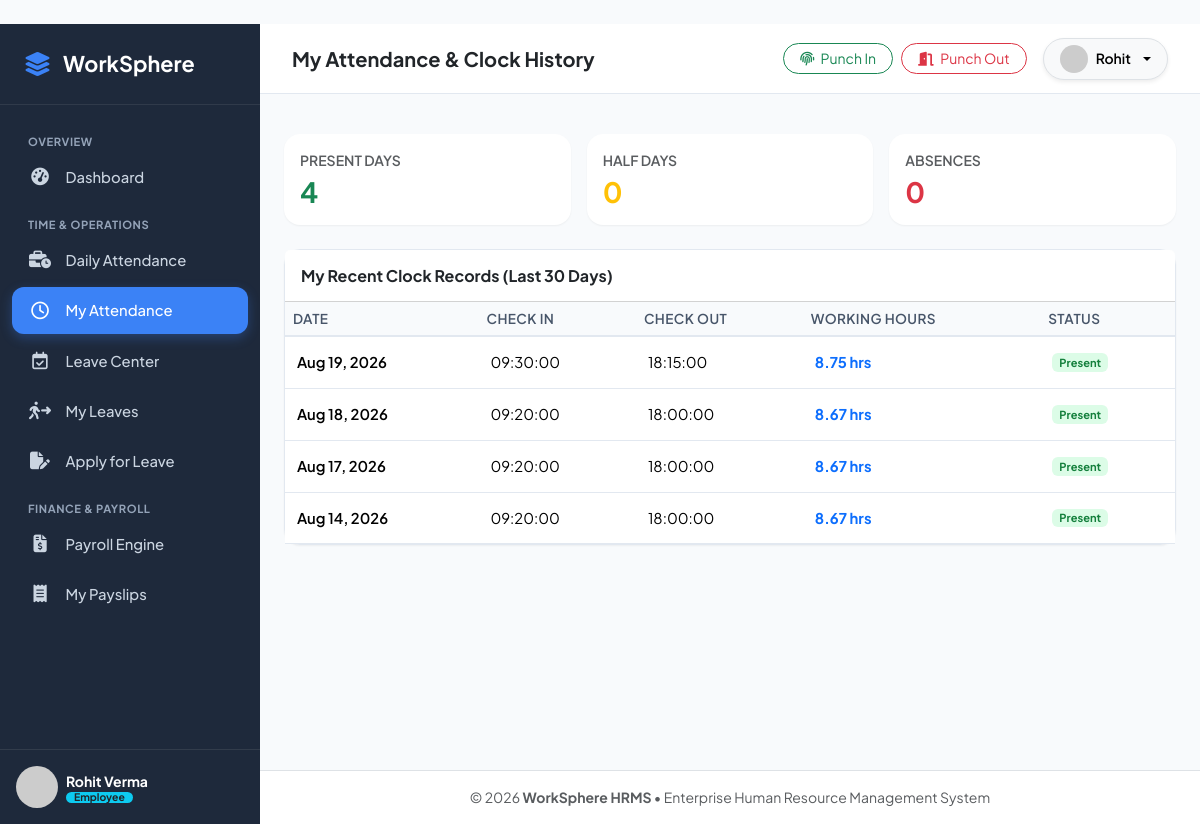
Screenshot of /attendance/my/ (signed in) with the database file from the repository.
### accounts/models.py (models this page shows, shortened)
class User(AbstractUser):
    role = models.CharField(
        max_length=20,
        choices=UserRole.choices,
        default=UserRole.EMPLOYEE,
        help_text="Role determining access permissions within WorkSphere."
    )
    phone = models.CharField(max_length=20, blank=True, null=True)
    profile_picture = models.ImageField(upload_to='avatars/', blank=True, null=True)
    is_verified = models.BooleanField(default=True)
    created_at = models.DateTimeField(auto_now_add=True)
    updated_at = models.DateTimeField(auto_now=True)
    @property
    def get_role_badge(self):
        badges = {
            UserRole.ADMIN: 'bg-danger',
            UserRole.HR: 'bg-primary',
            UserRole.EMPLOYEE: 'bg-info text-dark',
        }
        return badges.get(self.role, 'bg-secondary')
    @property
    def get_avatar_url(self):
        if self.profile_picture and hasattr(self.profile_picture, 'url'):
            return self.profile_picture.url
        return f"https://ui-avatars.com/api/?name={self.get_full_name() or self.username}&background=2563eb&color=fff"

### attendance/models.py (models this page shows, shortened)
class Attendance(models.Model):
    employee = models.ForeignKey(
        Employee,
        on_delete=models.CASCADE,
        related_name='attendances'
    )
    date = models.DateField(default=date.today)
    check_in = models.TimeField(null=True, blank=True)
    check_out = models.TimeField(null=True, blank=True)
    status = models.CharField(
        max_length=20,
        choices=AttendanceStatus.choices,
        default=AttendanceStatus.PRESENT
    )
    working_hours = models.DecimalField(
        max_digits=5,
        decimal_places=2,
        default=0.00,
        help_text="Calculated total working hours"
    )
    notes = models.CharField(max_length=255, blank=True)
    ip_address = models.GenericIPAddressField(null=True, blank=True)
    created_at = models.DateTimeField(auto_now_add=True)
    updated_at = models.DateTimeField(auto_now=True)
    class Meta:
        unique_together = ['employee', 'date']
        ordering = ['-date', 'employee__employee_id']
    @property
    def get_status_badge(self):
        badges = {
            AttendanceStatus.PRESENT: 'badge-present',
            AttendanceStatus.ABSENT: 'badge-absent',
            AttendanceStatus.HALF_DAY: 'badge-halfday',
            AttendanceStatus.LEAVE: 'badge-leave',
            AttendanceStatus.HOLIDAY: 'badge-holiday',
        }
        return badges.get(self.status, 'bg-secondary')

### attendance/views.py (the view)
# urls.py: path('my/', views.my_attendance_view, name='my_attendance'),
@login_required
def my_attendance_view(request):
    if not hasattr(request.user, 'employee_profile'):
        messages.info(request, "You are an administrator without a direct employee log.")
        return redirect('attendance:list')
    employee = request.user.employee_profile
    attendances = Attendance.objects.filter(employee=employee).order_by('-date')[:30]
    total_present = Attendance.objects.filter(employee=employee, status=AttendanceStatus.PRESENT).count()
    total_halfday = Attendance.objects.filter(employee=employee, status=AttendanceStatus.HALF_DAY).count()
    total_absent = Attendance.objects.filter(employee=employee, status=AttendanceStatus.ABSENT).count()
    return render(request, 'attendance/my_attendance.html', {
        'employee': employee,
        'attendances': attendances,
        'total_present': total_present,
        'total_halfday': total_halfday,
        'total_absent': total_absent,
    })

### templates/attendance/my_attendance.html (shortened to what this page needs)
﻿{% extends 'base.html' %}
{% block page_title %}My Attendance & Clock History{% endblock %}
{% block content %}
<div class="row g-3 mb-4">
    <div class="col-sm-4">
        <div class="card card-stat p-3">
            <span class="text-muted small fw-semibold text-uppercase">Present Days</span>
            <h3 class="fw-bold text-success mb-0 mt-1">{{ total_present }}</h3>
        </div>
    </div>
    <div class="col-sm-4">
        <div class="card card-stat p-3">
            <span class="text-muted small fw-semibold text-uppercase">Half Days</span>
            <h3 class="fw-bold text-warning mb-0 mt-1">{{ total_halfday }}</h3>
        </div>
    </div>
    <div class="col-sm-4">
        <div class="card card-stat p-3">
            <span class="text-muted small fw-semibold text-uppercase">Absences</span>
            <h3 class="fw-bold text-danger mb-0 mt-1">{{ total_absent }}</h3>
        </div>
    </div>
</div>
<div class="card card-custom">
    <div class="card-header bg-white p-3">
        <h6 class="fw-bold mb-0 text-dark">My Recent Clock Records (Last 30 Days)</h6>
    </div>
    <div class="table-responsive">
        <table class="table table-custom table-hover align-middle mb-0">
            <thead>
                <tr>
                    <th>Date</th>
                    <th>Check In</th>
                    <th>Check Out</th>
                    <th>Working Hours</th>
                    <th>Status</th>
                </tr>
            </thead>
            <tbody>
                {% for att in attendances %}
                <tr>
                    <td class="fw-semibold">{{ att.date|date:"M d, Y" }}</td>
                    <td>{{ att.check_in|time:"H:i:s"|default:'-' }}</td>
                    <td>{{ att.check_out|time:"H:i:s"|default:'-' }}</td>
                    <td class="fw-bold text-primary">{{ att.working_hours }} hrs</td>
                    <td><span class="badge {{ att.get_status_badge }}">{{ att.get_status_display }}</span></td>
                </tr>
                {% empty %}
                <tr><td colspan="5" class="text-center py-4 text-muted">No attendance logs available.</td></tr>
                {% endfor %}
            </tbody>
        </table>
    </div>
</div>
{% endblock %}

### templates/base.html (shortened to what this page needs)
﻿<!DOCTYPE html>
<html lang="en">
<head>
    <link href="https://cdn.jsdelivr.net/npm/bootstrap@5.3.2/dist/css/bootstrap.min.css" rel="stylesheet">
    <link rel="stylesheet" href="https://cdnjs.cloudflare.com/ajax/libs/font-awesome/6.5.1/css/all.min.css">
    {% load static %}
    <link rel="stylesheet" href="{% static 'css/style.css' %}">
</head>
<body>
    <div id="app-wrapper">
        <aside id="sidebar">
            <div class="sidebar-brand">
                <i class="fa-solid fa-layer-group fs-4"></i>
                <span>WorkSphere</span>
            </div>
            <ul class="sidebar-menu">
                <li class="menu-header">Overview</li>
                <li>
                    <a href="{% url 'dashboard:index' %}" class="sidebar-link {% if request.resolver_match.app_name == 'dashboard' and request.resolver_match.url_name == 'index' %}active{% endif %}">
                        <i class="fa-solid fa-gauge-high"></i>
                        <span>Dashboard</span>
                    </a>
                </li>
                <li class="menu-header">Time & Operations</li>
                <li>
                    <a href="{% url 'attendance:list' %}" class="sidebar-link {% if request.resolver_match.app_name == 'attendance' and request.resolver_match.url_name == 'list' %}active{% endif %}">
                        <i class="fa-solid fa-business-time"></i>
                        <span>Daily Attendance</span>
                    </a>
                </li>
                {% if user.employee_profile %}
                <li>
                    <a href="{% url 'attendance:my_attendance' %}" class="sidebar-link {% if request.resolver_match.url_name == 'my_attendance' %}active{% endif %}">
                        <i class="fa-regular fa-clock"></i>
                        <span>My Attendance</span>
                    </a>
                </li>
                {% endif %}
                <li>
                    <a href="{% url 'leave_management:list' %}" class="sidebar-link {% if request.resolver_match.app_name == 'leave_management' and request.resolver_match.url_name == 'list' %}active{% endif %}">
                        <i class="fa-regular fa-calendar-check"></i>
                        <span>Leave Center</span>
                    </a>
                </li>
                {% if user.employee_profile %}
                <li>
                    <a href="{% url 'leave_management:my_leaves' %}" class="sidebar-link {% if request.resolver_match.url_name == 'my_leaves' %}active{% endif %}">
                        <i class="fa-solid fa-person-walking-arrow-right"></i>
                        <span>My Leaves</span>
                    </a>
                </li>
                <li>
                    <a href="{% url 'leave_management:apply' %}" class="sidebar-link {% if request.resolver_match.url_name == 'apply' %}active{% endif %}">
                        <i class="fa-solid fa-file-pen"></i>
                        <span>Apply for Leave</span>
                    </a>
                </li>
                {% endif %}
                <li class="menu-header">Finance & Payroll</li>
                <li>
                    <a href="{% url 'payroll:list' %}" class="sidebar-link {% if request.resolver_match.app_name == 'payroll' and request.resolver_match.url_name == 'list' %}active{% endif %}">
                        <i class="fa-solid fa-file-invoice-dollar"></i>
                        <span>Payroll Engine</span>
                    </a>
                </li>
                {% if user.employee_profile %}
                <li>
                    <a href="{% url 'payroll:my_payslips' %}" class="sidebar-link {% if request.resolver_match.url_name == 'my_payslips' %}active{% endif %}">
                        <i class="fa-solid fa-receipt"></i>
                        <span>My Payslips</span>
                    </a>
                </li>
                {% endif %}
            </ul>
            <div class="p-3 border-top border-secondary border-opacity-25 mt-auto">
                <div class="d-flex align-items-center gap-2">
                    <img src="{{ user.get_avatar_url }}" alt="{{ user.username }}" class="avatar-img">
                    <div class="overflow-hidden">
                        <div class="text-white fw-bold text-truncate small">{{ user.get_full_name|default:user.username }}</div>
                        <span class="badge {{ user.get_role_badge }} py-0 px-2 small" style="font-size: 0.65rem;">{{ user.get_role_display }}</span>
                    </div>
                </div>
            </div>
        </aside>
        <div id="main-content">
            <header class="top-navbar">
                <div class="d-flex align-items-center gap-3">
                    <h5 class="fw-bold mb-0 text-dark">{% block page_title %}Dashboard{% endblock %}</h5>
                </div>
                <div class="d-flex align-items-center gap-3">
                    {% if user.employee_profile %}
                    <div class="d-flex gap-2">
                        <a href="{% url 'attendance:check_in' %}" class="btn btn-sm btn-outline-success rounded-pill px-3">
                            <i class="fa-solid fa-fingerprint me-1"></i> Punch In
                        </a>
                        <a href="{% url 'attendance:check_out' %}" class="btn btn-sm btn-outline-danger rounded-pill px-3">
                            <i class="fa-solid fa-door-open me-1"></i> Punch Out
                        </a>
                    </div>
                    {% endif %}
                    <div class="dropdown">
                        <button class="btn btn-light d-flex align-items-center gap-2 rounded-pill px-3 border dropdown-toggle shadow-sm" type="button" data-bs-toggle="dropdown">
                            <img src="{{ user.get_avatar_url }}" class="rounded-circle" width="28" height="28" alt="avatar">
                            <span class="fw-semibold small d-none d-md-inline">{{ user.first_name|default:user.username }}</span>
                        </button>
                    </div>
                </div>
            </header>
            <div class="px-4 pt-3">
            </div>
            <main class="flex-grow-1 p-4">
                {% block content %}{% endblock %}
            </main>
            <footer class="bg-white border-top py-3 px-4 text-center text-muted small">
                <span>&copy; 2026 <strong>WorkSphere HRMS</strong> &bull; Enterprise Human Resource Management System</span>
            </footer>
        </div>
    </div>
</body>
</html>

### static/css/style.css (style rules this page uses)
body { background-color: #f8fafc; color: var(--text-main); font-family: 'Plus Jakarta Sans', system-ui, -apple-system, sans-serif; min-height: 100vh; display: flex; flex-direction: column; }
#app-wrapper { display: flex; width: 100%; min-height: 100vh; }
#sidebar { width: 260px; background-color: var(--sidebar-bg); color: #f8fafc; flex-shrink: 0; display: flex; flex-direction: column; transition: all 0.3s ease; z-index: 1000; }
#sidebar .sidebar-brand { padding: 1.5rem; font-size: 1.35rem; font-weight: 700; color: #ffffff; display: flex; align-items: center; gap: 0.75rem; border-bottom: 1px solid rgba(255, 255, 255, 0.08); }
#sidebar .sidebar-brand i { color: var(--primary-color); }
#sidebar .sidebar-menu { padding: 1rem 0.75rem; list-style: none; margin: 0; flex-grow: 1; overflow-y: auto; }
.menu-header { font-size: 0.7rem; text-transform: uppercase; letter-spacing: 0.05em; color: #94a3b8; padding: 0.75rem 1rem 0.25rem; font-weight: 700; }
.sidebar-link { display: flex; align-items: center; gap: 0.85rem; padding: 0.75rem 1rem; color: #cbd5e1; text-decoration: none; border-radius: var(--radius-md); font-weight: 500; font-size: 0.925rem; margin-bottom: 0.25rem; transition: all 0.2s ease; }
.sidebar-link.active { color: #ffffff; background-color: var(--primary-color); box-shadow: 0 4px 12px rgba(59, 130, 246, 0.3); }
.sidebar-link i { font-size: 1.1rem; width: 24px; text-align: center; }
#main-content { flex-grow: 1; display: flex; flex-direction: column; min-width: 0; overflow-x: hidden; }
.top-navbar { background: #ffffff; border-bottom: 1px solid var(--border-color); padding: 0.85rem 2rem; display: flex; align-items: center; justify-content: space-between; position: sticky; top: 0; z-index: 900; }
.card-stat { border: none; border-radius: var(--radius-lg); box-shadow: var(--shadow-sm); transition: transform 0.2s ease, box-shadow 0.2s ease; background: #ffffff; }
.card-custom { background: #ffffff; border: 1px solid var(--border-color); border-radius: var(--radius-lg); box-shadow: var(--shadow-sm); }
.badge-present { background-color: #dcfce7; color: #15803d; }
.table-custom th { background-color: #f8fafc; color: #475569; font-weight: 600; font-size: 0.85rem; text-transform: uppercase; letter-spacing: 0.03em; border-bottom: 2px solid var(--border-color); }
.table-custom td { vertical-align: middle; font-size: 0.925rem; border-bottom: 1px solid var(--border-color); padding: 1rem 0.75rem; }
.avatar-img { width: 42px; height: 42px; border-radius: 50%; object-fit: cover; }

### rows the page displays
User: get_full_name "Rohit Verma", role "Employee", first_name "Rohit"
Attendance: date "Aug 19, 2026", check_in "09:30:00", check_out "18:15:00", working_hours "8.75", status "Present"
Attendance: date "Aug 18, 2026", check_in "09:20:00", check_out "18:00:00", working_hours "8.67", status "Present"
Attendance: date "Aug 17, 2026", check_in "09:20:00", check_out "18:00:00", working_hours "8.67", status "Present"
Attendance: date "Aug 14, 2026", check_in "09:20:00", check_out "18:00:00", working_hours "8.67", status "Present"

### other values shown
{{ total_present }} "4"
{{ total_halfday }} "0"
{{ total_absent }} "0"
